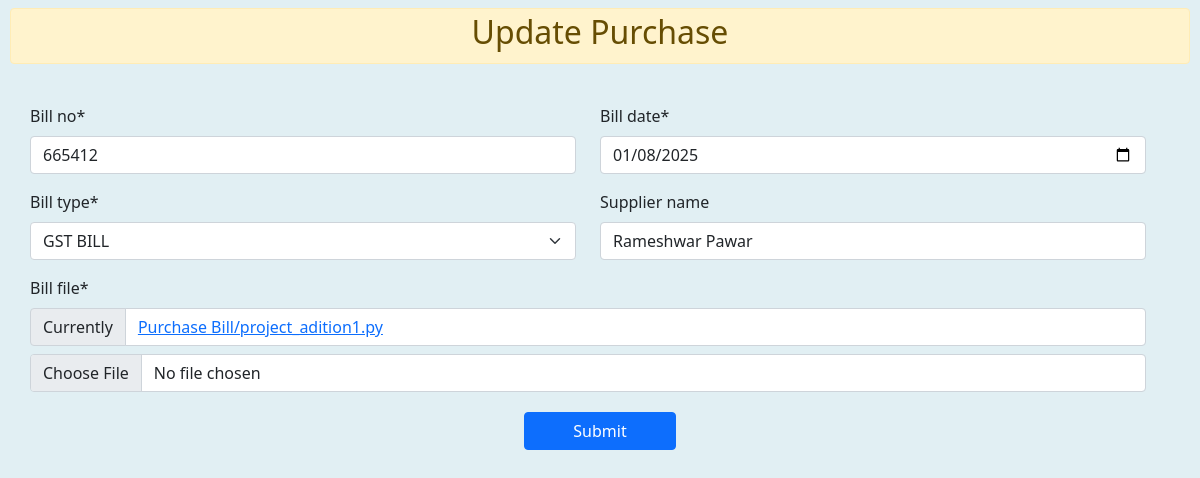
The app's page /workshop/update_purchase/1, older data.
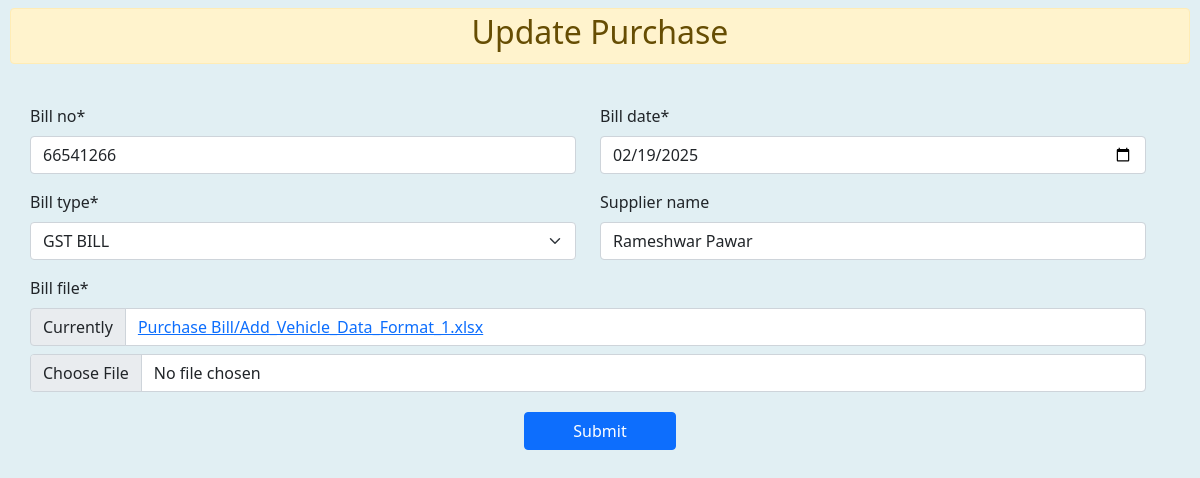
The same page, newer data.
### ERP_Admin/models.py (models this page shows, shortened)
class Purchase(models.Model):
    bill_no = models.CharField(max_length=50, db_index=True, unique=True, null=False, blank=False)
    supplier_name = models.CharField(max_length=100, db_index=True, null=True, blank=True)
    bill_type = models.CharField(max_length=30, db_index=True, choices=PURCHASE_GST)
    bill_date = models.DateField(auto_now_add=False, db_index=True)
    total_cost = models.DecimalField(max_digits=12, decimal_places=2, default=0.0)
    bill_file = models.FileField(upload_to="Purchase Bill", null=True, blank=False)
    paid_status = models.CharField(max_length=20, choices=PURCHASE_PAID_STATUS, default='UnPaid')

### ERP_Workshop/views.py (the view)
# urls.py: path('update_purchase/<int:id>', views.update_purchase, name='finance_update_purchase')
def update_purchase(request, id):
    purchase = Purchase.objects.get(id=id)  # Retrieve the JobCard instance
    if request.method == 'POST':
        form = PurchaseForm(request.POST, request.FILES, instance=purchase)
        if form.is_valid():
            form.save()
            messages.success(request, 'Purchase Updated Successfully.')
    else:
        form = PurchaseForm(instance=purchase)
    return render(request, 'workshop_update_purchase.html', {'form': form})

### ERP_Workshop/forms.py (shortened to what this page needs)
class PurchaseForm(forms.ModelForm):
    class Meta:
        model = Purchase
        fields = ['bill_no','bill_date','bill_type', 'supplier_name', 'bill_file']
        widgets={
            'bill_date': forms.TextInput(attrs={'type': 'date' })
        }

### ERP_Workshop/templates/workshop_update_purchase.html (shortened to what this page needs)
{% extends "base_window.html" %}
{% load crispy_forms_tags %}
{% block content %}
<main id="main" class="main">
    <section class="section dashboard">
        <div class="alert alert-warning text-center mt-2 p-1">
            <h2>Update Purchase </h2>
        </div>
        <div class="container-fluid mb-3 form-header p-3">
            <div class="row p-1 rounded">
                <div class="col-sm-12">
                   <form method="POST" enctype="multipart/form-data" > {% csrf_token %}
                        <div class="row  mt-1">
                            <div class="row">
                                <div class="col-md-6">
                                    {{form.bill_no|as_crispy_field}}
                                </div>
                                <div class="col-md-6">
                                    {{form.bill_date|as_crispy_field}}
                                </div>
                                <div class="col-md-6">
                                    {{form.bill_type|as_crispy_field}}
                                </div>
                                <div class="col-md-6">
                                    {{form.supplier_name|as_crispy_field}}
                                </div>
                                <div class="col-md-12">
                                    {{form.bill_file|as_crispy_field}}
                                </div>
                            </div>
                        </div>
                        <center><button type="submit" class="btn btn-primary mt-1 px-5">Submit</button></center>
                    </form>
                </div>
            </div>
        </div>
    </section>
</main>
{% endblock content %}

Row changes from the older to the newer data that the page shows:
changed Purchase "GST BILL": bill_no "665412" → "66541266"; bill_date "01/08/2025" → "02/19/2025"
Text that changed along with them:
text no longer shown: "Bill file * Currently Purchase Bill/project_adition1.py"
text now shown: "Bill file * Currently Purchase Bill/Add_Vehicle_Data_Format_1.xlsx"
